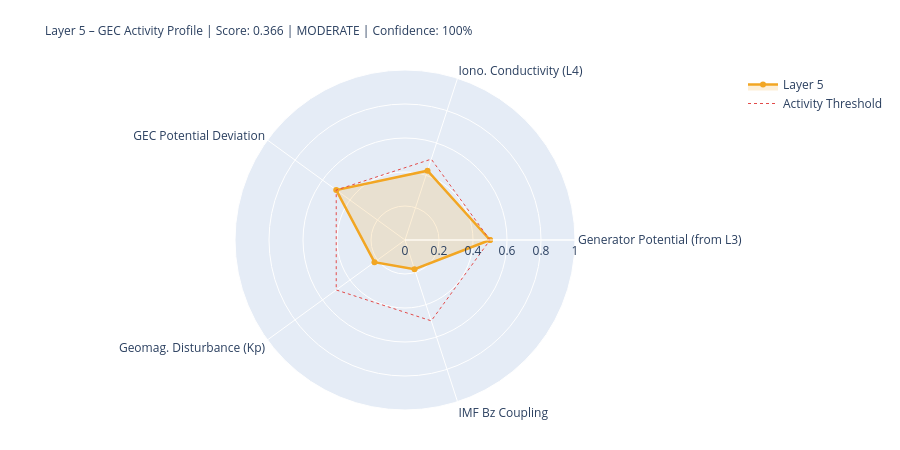

The notebook cell this image was saved under:
### Markdown cell above
---
## 5. State Assessment & Handoff to Layer 6

### Code cell
# ============================================================
# LAYER-5-SCORE
# ============================================================

# Components
# 1) Generator activity (Layer-3-driven)
gen_score = norm(generator_strength, 0.3, 2.0)
gen_src   = 'from_layer3' if l3_thunder_score is not None else 'estimated'

# 2) Ionospheric conductivity (Layer-4-driven)
iono_score = norm(iono_cond_factor, 0.7, 1.4)
iono_src   = 'from_layer4' if l4_ioniz is not None else 'estimated'

# 3) GEC potential deviation from reference
pot_score = norm(abs(delta_V_pct), 0, 30)  # 0 = at reference, 1 = 30% deviation
pot_src   = 'derived'

# 4) Geomagnetic disturbance (Kp) – modulates vertical currents
kp_score = norm(kp_val, 0, 9)
kp_src   = 'primary' if kp_now is not None else 'from_layer4'

# 5) IMF Bz coupling (southward = stronger M-I coupling → GEC influence)
bz_score = norm(-(bz_now or 0), -5, 30) if bz_now is not None else None
bz_src   = 'primary' if bz_now is not None else 'missing'

COMPONENTS = {
    'Generator Potential (from L3)':  {'score': gen_score,   'source': 'derived_from_layer3', 'dynamic': True},
    'Iono. Conductivity (L4)':      {'score': iono_score,  'source': iono_src, 'dynamic': True},
    'GEC Potential Deviation':      {'score': pot_score,   'source': pot_src,  'dynamic': True},
    'Geomag. Disturbance (Kp)':         {'score': kp_score,    'source': kp_src,   'dynamic': True},
    'IMF Bz Coupling':               {'score': bz_score,    'source': bz_src,   'dynamic': True},
}

available   = {k: v['score'] for k, v in COMPONENTS.items() if v['score'] is not None}
unavailable = [k for k, v in COMPONENTS.items() if v['score'] is None]
layer5_score = round(sum(available.values()) / len(available), 4) if available else None
confidence   = round(len(available) / len(COMPONENTS), 2)
level = ('unknown' if layer5_score is None
         else 'quiet'   if layer5_score < 0.3
         else 'moderate' if layer5_score < 0.6
         else 'active')
dominant_l5 = max(available, key=available.get) if available else 'none'

# Kp consistency: separate 1-min raw value from score value
kp_1m_raw   = kp_now          # directly from API (can be 0.0 during live measurement)
kp_for_score = kp_val          # from Layer-0 context or estimated value if needed
kp_score_src = kp_src

W = 68
print('=' * W)
print('LAYER 5 – GLOBAL ELECTRIC CIRCUIT – STATE ASSESSMENT')
print('=' * W)
for name, comp in COMPONENTS.items():
    s = comp['score']
    if s is not None:
        bar = '█' * int(s*20) + '░' * (20-int(s*20))
        print(f'  {name:<34} {bar}  {s:.3f}  [{comp["source"]}]')
    else:
        print(f'  {name:<34} {"─"*20}  n/a   [missing]')
print('-' * W)
print(f'  Score:         {layer5_score:.3f}  ({len(available)}/{len(COMPONENTS)} components)')
print(f'  Confidence:    {confidence:.0%}')
print(f'  Level:         {level.upper()}')
print(f'  Dominant:      {dominant_l5}')
print(f'  V_iono:        {V_iono_mod:.1f} kV  (Δ {delta_V_pct:+.1f}% vs. Ref)')
print(f'  I_total:       {I_total_mod:.1f} A   (Δ {delta_I_pct:+.1f}% vs. Ref)')
print('=' * W)

# Radar
cats   = list(available.keys())
vals_r = list(available.values())
if len(cats) >= 3:
    fig = go.Figure()
    fig.add_trace(go.Scatterpolar(
        r=vals_r + [vals_r[0]], theta=cats + [cats[0]],
        fill='toself', fillcolor='rgba(242,166,35,0.18)',
        line=dict(color='#F2A623', width=2.5), name='Layer 5'
    ))
    fig.add_trace(go.Scatterpolar(
        r=[0.5]*(len(cats)+1), theta=cats+[cats[0]],
        line=dict(color='#E24B4A', dash='dot', width=1),
        mode='lines', name='Activity Threshold'
    ))
    fig.update_layout(
        title=dict(
            text=f'Layer 5 – GEC Activity Profile | Score: {layer5_score:.3f} | {level.upper()} | Confidence: {confidence:.0%}',
            font=dict(size=12)
        ),
        polar=dict(radialaxis=dict(visible=True, range=[0,1])),
        height=450, showlegend=True,
        margin=dict(l=80, r=80, t=70, b=40)
    )
    fig.show()

### Figure 1 — Plotly figure (JSON) as saved in the notebook; plotly's stock layout.template omitted (floating-point values rounded to 4 significant figures)
{"data": [{"fill": "toself", "fillcolor": "rgba(242,166,35,0.18)", "line": {"color": "#F2A623", "width": 2.5}, "name": "Layer 5", "r": [0.5, 0.4287, 0.5, 0.2222, 0.1811, 0.5], "theta": ["Generator Potential (from L3)", "Iono. Conductivity (L4)", "GEC Potential Deviation", "Geomag. Disturbance (Kp)", "IMF Bz Coupling", "Generator Potential (from L3)"], "type": "scatterpolar"}, {"line": {"color": "#E24B4A", "dash": "dot", "width": 1}, "mode": "lines", "name": "Activity Threshold", "r": [0.5, 0.5, 0.5, 0.5, 0.5, 0.5], "theta": ["Generator Potential (from L3)", "Iono. Conductivity (L4)", "GEC Potential Deviation", "Geomag. Disturbance (Kp)", "IMF Bz Coupling", "Generator Potential (from L3)"], "type": "scatterpolar"}], "layout": {"height": 450, "margin": {"b": 40, "l": 80, "r": 80, "t": 70}, "polar": {"radialaxis": {"range": [0, 1], "visible": true}}, "showlegend": true, "title": {"font": {"size": 12}, "text": "Layer 5 – GEC Activity Profile | Score: 0.366 | MODERATE | Confidence: 100%"}}}
